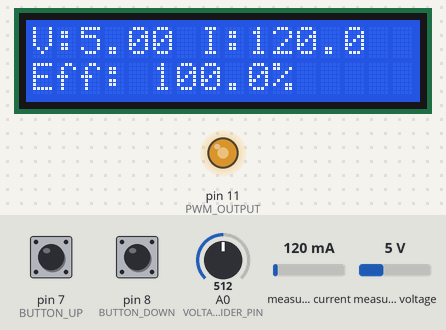
Bench run of a sketch on a simulated Arduino Uno, built with avr-gcc and run on an emulated ATmega328P. On the bench: 16×2 character LCD, output pins drawn as LEDs (lit = HIGH). The inputs (shaded band) are chosen by the test bench; at power-on: measured current 120 mA, measured voltage 5 V, pin 7 (BUTTON_UP) HIGH, pin 8 (BUTTON_DOWN) HIGH, A0 (VOLTAGE_DIVIDER_PIN) = 512. What the sketch prints to the serial monitor is not drawn.

Above: at 1.2 s.
1.3 s: measured current set to 500 mA
At 2.9 s:
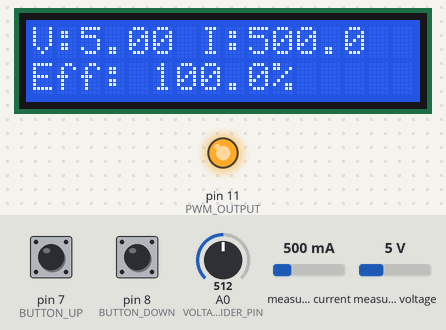
3.2 s: measured voltage set to 11.2 V
At 4.1 s:
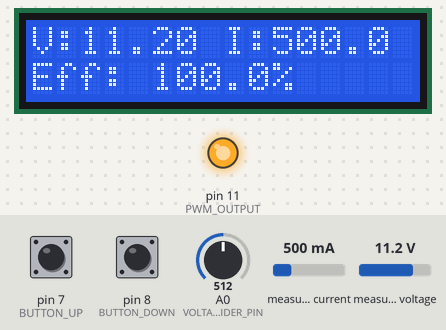
4.9 s: measured current set to 1000 mA
At 6.2 s:
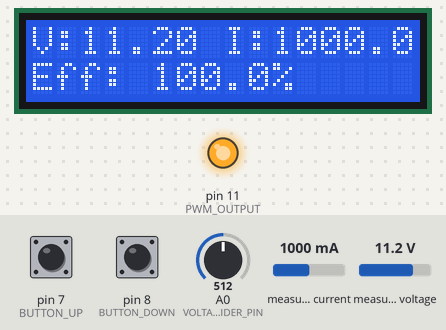
6.5 s: measured voltage set to 3.8 V
At 7.7 s:
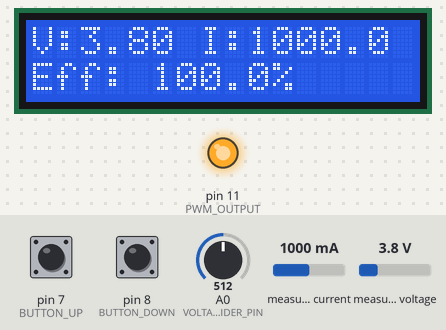
Timing chart, 0 to 9.5 s (numbered marks = the images above; inputs shaded):
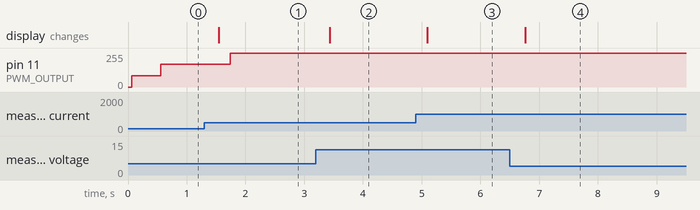

Measured:
- after the input at 1.3 s, the display: changes after 0.24 s (image 1)
- after the input at 3.2 s, the display: changes after 0.24 s (image 2)
- after the input at 4.9 s, the display: changes after 0.20 s (image 3)
- after the input at 6.5 s, the display: changes after 0.27 s (image 4)

The sketch:

PI_Control_PWM_INA219_Buttons.ino
```cpp
#include <Wire.h>
#include <Adafruit_INA219.h>
#include <LiquidCrystal_I2C.h>

// Pin Definitions
const int PWM_OUTPUT = 11;  // PWM output to gate driver
const int VOLTAGE_DIVIDER_PIN = A0; // Analog input for voltage measurement
const int BUTTON_UP = 7;     // Button to increase voltage
const int BUTTON_DOWN = 8;   // Button to decrease voltage

// Control Variables
float DesiredVoltage = 3.3; // Default output voltage
float MeasuredVoltage = 0.0;
int DutyCycle = 0;

// PI Control Parameters
float kp = 0.6;  // Proportional gain
float ki = 0.1;  // Integral gain
float ErrorSum = 0;
const float maxIntegral = 50.0; // Anti-windup limit

// Voltage Divider Constants
const float R1 = 10000.0; // 10kΩ
const float R2 = 6800.0;  // 6.8kΩ
const float VREF = 3.3;   // ADC Reference voltage
const int ADC_MAX = 4095; // ESP32 ADC Resolution (12-bit)

// INA219 & LCD Setup
Adafruit_INA219 ina219;
LiquidCrystal_I2C lcd(0x27, 16, 2);

void setup() {
    Serial.begin(9600);
    Wire.begin();

    pinMode(PWM_OUTPUT, OUTPUT);
    pinMode(BUTTON_UP, INPUT_PULLUP);
    pinMode(BUTTON_DOWN, INPUT_PULLUP);

    if (!ina219.begin()) {
        Serial.println("Failed to find INA219 chip");
        while (1) { delay(10); }
    }

    lcd.init();
    lcd.backlight();
    Serial.println("DC-DC Converter with Adjustable Voltage & Power Monitoring");
}

void loop() {
    static unsigned long lastButtonPress = 0;

    // Debounce and adjust desired voltage
    if (millis() - lastButtonPress > 300) {
        if (digitalRead(BUTTON_UP) == LOW) {
            DesiredVoltage = min(DesiredVoltage + 0.1, 5.5);
            lastButtonPress = millis();
        }
        if (digitalRead(BUTTON_DOWN) == LOW) {
            DesiredVoltage = max(DesiredVoltage - 0.1, 2.5);
            lastButtonPress = millis();
        }
    }

    // Read ADC voltage
    int rawADC = analogRead(VOLTAGE_DIVIDER_PIN);
    float rawVoltage = (rawADC * VREF) / ADC_MAX;
    MeasuredVoltage = rawVoltage * ((R1 + R2) / R2);

    // Compute new PWM value using PI control
    DutyCycle = PI_Controller(DesiredVoltage, MeasuredVoltage);
    analogWrite(PWM_OUTPUT, DutyCycle);

    // Read power data
    float busVoltage = ina219.getBusVoltage_V();
    float current_mA = ina219.getCurrent_mA();
    float power_mW = ina219.getPower_mW();
    float efficiency = (power_mW > 0) ? ((busVoltage * current_mA) / power_mW) * 100 : 0;

    // Display on LCD
    lcd.clear();
    lcd.setCursor(0, 0);
    lcd.print("V:"); lcd.print(busVoltage, 2);
    lcd.print(" I:"); lcd.print(current_mA, 1);

    lcd.setCursor(0, 1);
    lcd.print("Eff: "); lcd.print(efficiency, 1);
    lcd.print("%");

    // Debug Output
    Serial.print("Setpoint: "); Serial.print(DesiredVoltage); Serial.print(" V, ");
    Serial.print("Measured: "); Serial.print(MeasuredVoltage); Serial.print(" V, ");
    Serial.print("PWM: "); Serial.print(DutyCycle);
    Serial.print(" Power: "); Serial.print(power_mW); Serial.println(" mW");

    delay(200);
}

// PI Controller Function
int PI_Controller(float desired, float measured) {
    float error = desired - measured;
    ErrorSum += error;
    ErrorSum = constrain(ErrorSum, -maxIntegral, maxIntegral);

    float controlSignal = (kp * error) + (ki * ErrorSum);
    int pwmOutput = constrain(map(controlSignal, 0, VREF, 0, 255), 0, 255);
    return pwmOutput;
}
```
